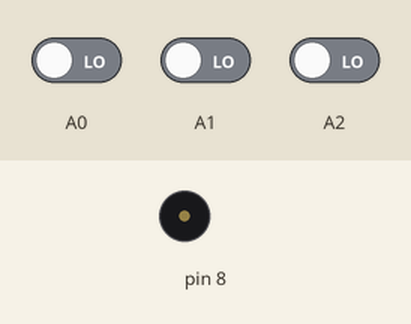
Bench run of a sketch on a simulated Arduino Uno, built with avr-gcc and run on an emulated ATmega328P. On the bench: buzzer (waves = sounding). Inputs (shaded band) come from the test bench; at power-on: A0 LOW, A1 LOW, A2 LOW.

Above: at 1.2 s.
1.3 s: A0 driven HIGH
At 2.3 s:
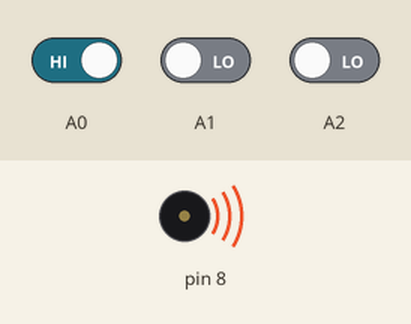
Timing chart, 0 to 4.3 s (numbered marks = the images above; inputs shaded):
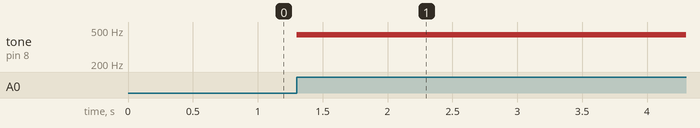

Measured:
- after the input at 1.3 s, tone on pin 8: silent → 440 Hz at once

The sketch:

tone.ino
```cpp
int pos = 0;

void setup()
{
    pinMode(A0, INPUT);
    pinMode(8, OUTPUT);
    pinMode(A1, INPUT);
    pinMode(A2, INPUT);
}

void loop()
{
    if (digitalRead(A0) == HIGH) {
        tone(8, 440, 100);
    }
    if (digitalRead(A1) == HIGH) {
        tone(8, 494, 100);
    }
    if (digitalRead(A2) == HIGH) {
        tone(8, 523, 100);
    }
    delay(10);
}
```
